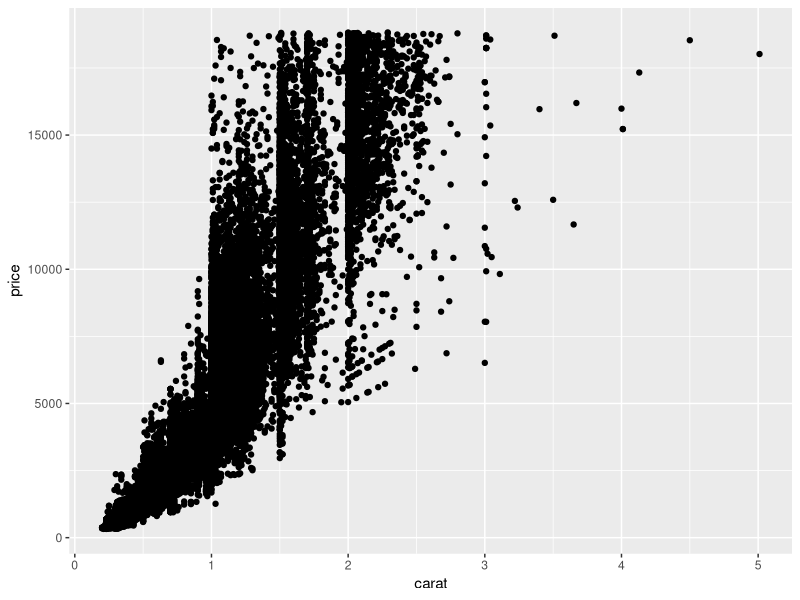
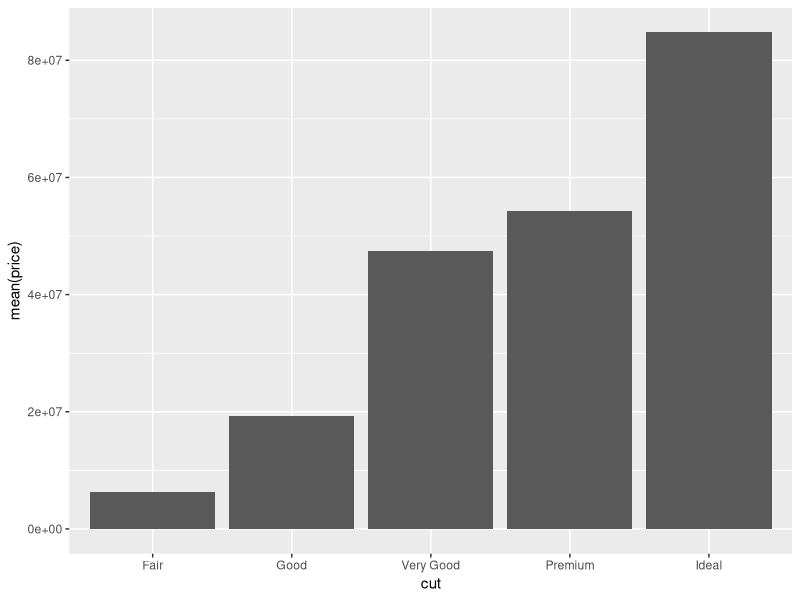
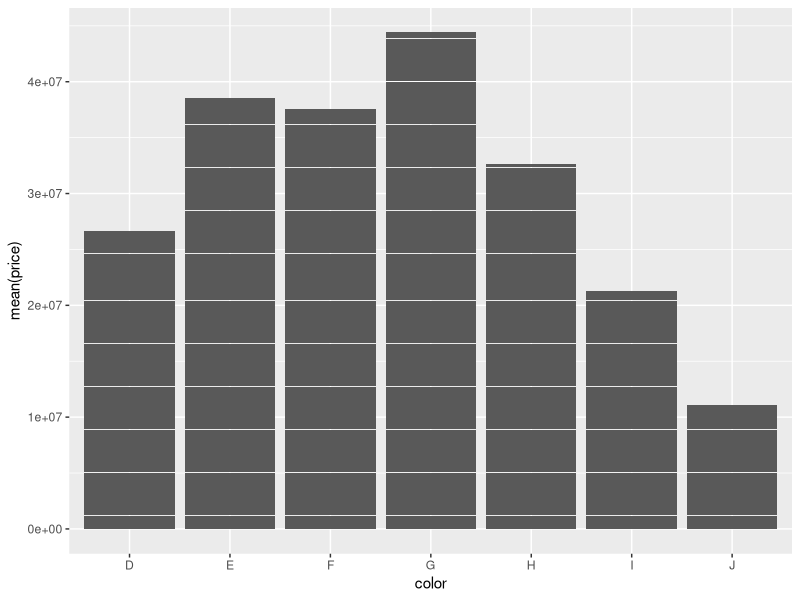
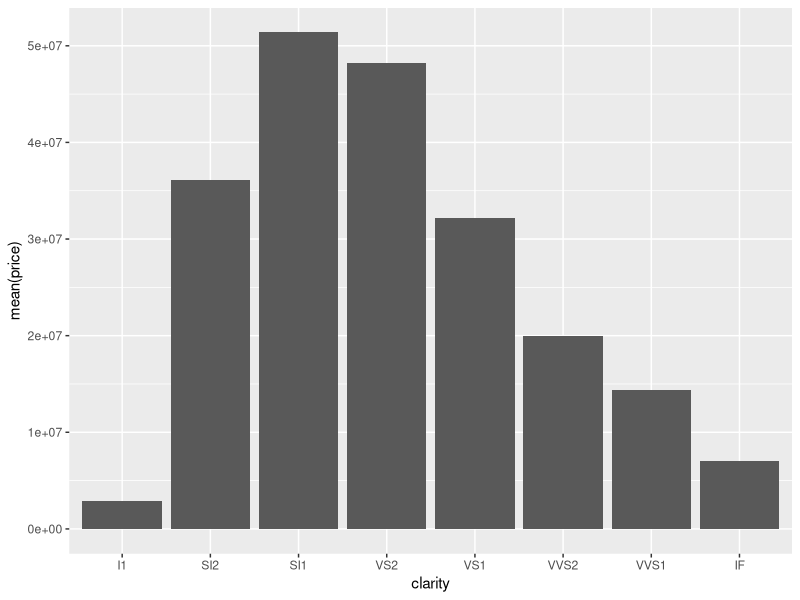
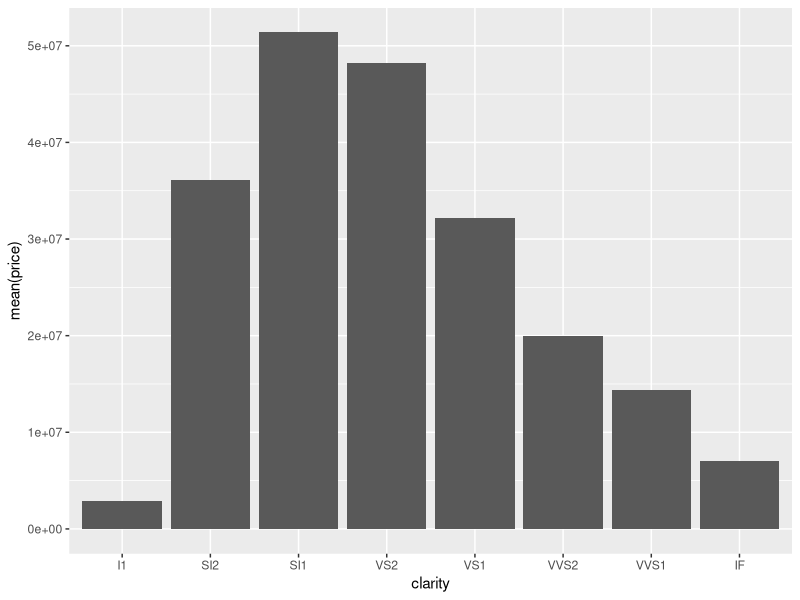
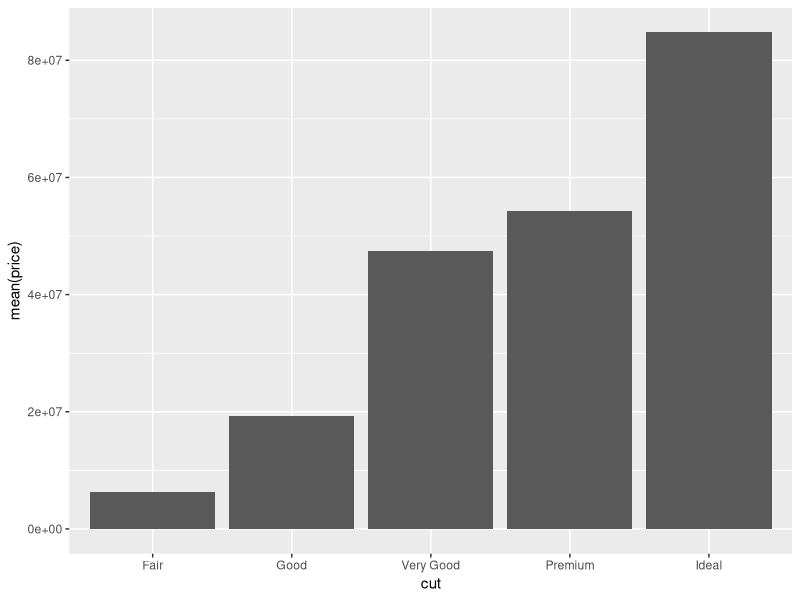

Write the R code that produced these figures, in order.
## ---- chunk 1
# Loading important libraries
library(dplyr)
library(tidyverse)
library(psych)
library(ggplot2)
library(modeest)
# Loading the diamonds dataset
data("diamonds")
## ---- chunk 2
# Looking at the structure and variables of the dataset.
str(diamonds)
# Getting an overall description of the data.
?diamonds
## ---- chunk 3
# Getting the type of data structure of the diamonds dataset.
class(diamonds)
## ---- chunk 4
diamonds %>% 
  group_by(cut, clarity) %>%
  summarize(Mean = mean(price), 
            Median = median(price), 
            Mode = mfv(price), 
            STD = sd(price), 
            Min = min(price),
            Max = max(price))
## ---- chunk 5
diamonds %>% 
  group_by(cut, clarity) %>%
  summarize(Mean = mean(carat),
            Median = median(carat), 
            Mode = mfv(carat), 
            STD = sd(carat), 
            Min = min(carat),
            Max = max(carat))
## ---- chunk 6
diamonds %>% 
  group_by(cut, clarity) %>%
summarize(Mean = mean(y),
            Median = median(y), 
            Mode = mfv(y), 
            STD = sd(y), 
            Min = min(y),
            Max = max(y))
## ---- chunk 7
diamonds %>% 
  group_by(cut, clarity) %>%
summarize(Mean = mean(z),
            Median = median(z), 
            Mode = mfv(z), 
            STD = sd(z), 
            Min = min(z),
            Max = max(z))
## ---- chunk 8
ggplot(diamonds, aes(x=carat, y=price)) + geom_point()
## ---- chunk 9
ggplot(diamonds, aes(x=cut, y=mean(price))) + geom_col()
## ---- chunk 10
ggplot(diamonds, aes(x=color, y=mean(price))) + geom_col()
## ---- chunk 11
ggplot(diamonds, aes(x=clarity, y=mean(price))) + geom_col()
## ---- chunk 12
ggplot(diamonds, aes(x=clarity, y = mean(price))) + geom_col()
## ---- chunk 13
ggplot(diamonds, aes(x=cut, y = mean(price))) + geom_col()
